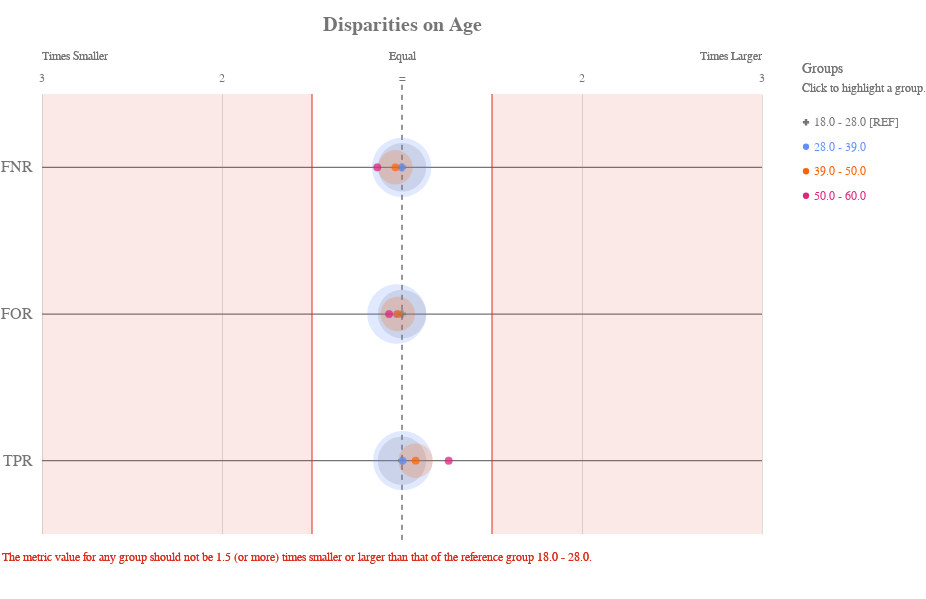

The notebook cell this image was saved under:
### Code cell
ap.disparity(grupo_definido, metrics, 'age', fairness_threshold = disparity_tolerance)

### Figure 1 — Vega-Lite specification as saved in the notebook (floating-point values rounded to 4 significant figures)
{"config": {"view": {"continuousWidth": 400, "continuousHeight": 300, "strokeWidth": 0}, "axisLeft": {"labelColor": "rgb(117,117,117)", "labelFont": "Arial", "labelFontSize": 16}, "title": {"align": "center", "baseline": "middle", "color": "rgb(117,117,117)", "font": "Arial", "fontSize": 20, "fontWeight": "bold"}}, "layer": [{"data": {"name": "data-f13954335fe7cb3d572699dbbbe0ffdc"}, "mark": {"type": "rule", "stroke": "rgb(117,117,117)", "strokeWidth": 1.25, "tooltip": ""}, "encoding": {"x": {"type": "quantitative", "field": "x", "scale": {"domain": [-2, 2], "range": [40.0, 760.0]}}, "x2": {"field": "x2"}, "y": {"type": "nominal", "axis": {"domain": false, "labelAngle": 0, "labelPadding": -30, "orient": "left", "ticks": false, "title": ""}, "field": "metric", "scale": {"domain": ["FNR", "FOR", "TPR"], "range": [55.0, 495.0]}}}}, {"data": {"name": "data-79dd248bdaa0ea02c535240e8ad022c8"}, "mark": {"type": "rule", "stroke": "rgb(117,117,117)", "strokeDash": [5, 5], "strokeWidth": 1}, "encoding": {"tooltip": {"value": "18.0 - 28.0 [REF]"}, "x": {"value": 400.0}, "y": {"value": 45.83}, "y2": {"value": 504.2}}}, {"data": {"name": "data-c233327f4cd9b4c2df31bf8015c83e4a"}, "mark": {"type": "text", "align": "center", "color": "rgb(117,117,117)", "font": "Arial", "fontSize": 12, "fontWeight": "normal", "tooltip": ""}, "encoding": {"text": {"type": "nominal", "field": "label"}, "x": {"type": "quantitative", "field": "value", "scale": {"domain": [-2, 2], "range": [40.0, 760.0]}}, "y": {"value": 38.5}}}, {"layer": [{"mark": {"type": "text", "align": "left", "fill": "rgb(117,117,117)", "font": "Arial", "fontSize": 12, "fontWeight": "normal", "tooltip": ""}, "encoding": {"text": {"value": "Times Smaller"}, "x": {"value": 40.0}, "y": {"value": 16.5}}}, {"mark": {"type": "text", "align": "right", "fill": "rgb(117,117,117)", "font": "Arial", "fontSize": 12, "fontWeight": "normal", "tooltip": ""}, "encoding": {"text": {"value": "Times Larger"}, "x": {"value": 760.0}, "y": {"value": 16.5}}}, {"mark": {"type": "text", "align": "center", "fill": "rgb(117,117,117)", "font": "Arial", "fontSize": 12, "fontWeight": "normal", "tooltip": ""}, "encoding": {"text": {"value": "Equal"}, "x": {"value": 400.0}, "y": {"value": 16.5}}}], "data": {"name": "data-79dd248bdaa0ea02c535240e8ad022c8"}}, {"layer": [{"mark": {"type": "rule", "opacity": 0.8, "stroke": "rgb(217, 46, 28)", "strokeWidth": 1.25, "tooltip": ""}, "encoding": {"x": {"type": "quantitative", "field": "min", "scale": {"domain": [-2, 2], "range": [40.0, 760.0]}}, "y": {"value": 55.0}, "y2": {"value": 495.0}}}, {"mark": {"type": "rule", "opacity": 0.8, "stroke": "rgb(217, 46, 28)", "strokeWidth": 1.25, "tooltip": ""}, "encoding": {"x": {"type": "quantitative", "field": "max", "scale": {"domain": [-2, 2], "range": [40.0, 760.0]}}, "y": {"value": 55.0}, "y2": {"value": 495.0}}}, {"layer": [{"mark": {"type": "rect", "fill": "rgb(217, 46, 28)", "opacity": 0.1, "tooltip": ""}, "encoding": {"x": {"type": "quantitative", "field": "min", "scale": {"domain": [-2, 2], "range": [40.0, 760.0]}}, "x2": {"field": "lower_end"}, "y": {"value": 55.0}, "y2": {"value": 495.0}}}, {"mark": {"type": "rect", "fill": "rgb(217, 46, 28)", "opacity": 0.1, "tooltip": ""}, "encoding": {"x": {"type": "quantitative", "field": "max", "scale": {"domain": [-2, 2], "range": [40.0, 760.0]}}, "x2": {"field": "upper_end"}, "y": {"value": 55.0}, "y2": {"value": 495.0}}}]}, {"data": {"name": "data-79dd248bdaa0ea02c535240e8ad022c8"}, "mark": {"type": "text", "align": "left", "baseline": "top", "fill": "rgb(217, 46, 28)", "font": "Arial", "fontSize": 12, "fontWeight": "normal", "tooltip": ""}, "encoding": {"text": {"value": "The metric value for any group should not be 1.5 (or more) times smaller or larger than that of the reference group 18.0 - 28.0."}, "x": {"value": 0}, "y": {"value": 513.3}}}], "data": {"name": "data-11d5890412809b582c0a6b685ba430ea"}}, {"layer": [{"mark": "circle"}, {"data": {"name": "data-f195e1884259b0222290ec2778a2b007"}, "mark": {"type": "circle", "opacity": 0.2}, "encoding": {"color": {"condition": {"type": "nominal", "field": "attribute_value", "legend": null, "scale": {"domain": ["18.0 - 28.0", "28.0 - 39.0", "39.0 - 50.0", "50.0 - 60.0"], "range": ["rgb(117,117,117)", "rgb(100, 143, 255)", "rgb(254, 97, 0)", "rgb(220, 38, 127)", "rgb(255, 176, 0)", "rgb(120, 94, 240)"]}, "selection": "selector033"}, "value": "rgb(224,224,224)"}, "size": {"type": "quantitative", "field": "group_size", "legend": null, "scale": {"domain": [0, 7099.0], "range": [0, 4224.0]}}, "tooltip": [{"type": "nominal", "field": "attribute_value", "title": "Group"}, {"type": "nominal", "field": "tooltip_group_size", "title": "Group Size"}, {"type": "nominal", "field": "tooltip_disparity_explanation_fnr", "title": "Disparity"}, {"type": "quantitative", "field": "fnr", "format": ".2f", "title": "FNR"}], "x": {"type": "quantitative", "axis": {"domain": false, "labels": false, "ticks": false, "title": null, "values": [1, 2, -2, -1]}, "field": "fnr_disparity_scaled", "scale": {"domain": [-2, 2], "range": [40.0, 760.0]}}, "y": {"type": "nominal", "axis": {"domain": false, "grid": false, "labels": false, "ticks": false, "title": " "}, "field": "metric_variable", "scale": {"domain": ["FNR", "FOR", "TPR"], "range": [55.0, 495.0]}}}, "selection": {"selector035": {"type": "multi", "empty": "all", "fields": ["attribute_value"]}}, "transform": [{"calculate": "'FNR'", "as": "metric_variable"}]}, {"data": {"name": "data-f195e1884259b0222290ec2778a2b007"}, "mark": {"type": "circle", "opacity": 0.2}, "encoding": {"color": {"condition": {"type": "nominal", "field": "attribute_value", "legend": null, "scale": {"domain": ["18.0 - 28.0", "28.0 - 39.0", "39.0 - 50.0", "50.0 - 60.0"], "range": ["rgb(117,117,117)", "rgb(100, 143, 255)", "rgb(254, 97, 0)", "rgb(220, 38, 127)", "rgb(255, 176, 0)", "rgb(120, 94, 240)"]}, "selection": "selector033"}, "value": "rgb(224,224,224)"}, "size": {"type": "quantitative", "field": "group_size", "legend": null, "scale": {"domain": [0, 7099.0], "range": [0, 4224.0]}}, "tooltip": [{"type": "nominal", "field": "attribute_value", "title": "Group"}, {"type": "nominal", "field": "tooltip_group_size", "title": "Group Size"}, {"type": "nominal", "field": "tooltip_disparity_explanation_for", "title": "Disparity"}, {"type": "quantitative", "field": "for", "format": ".2f", "title": "FOR"}], "x": {"type": "quantitative", "axis": {"domain": false, "labels": false, "ticks": false, "title": null, "values": [1, 2, -2, -1]}, "field": "for_disparity_scaled", "scale": {"domain": [-2, 2], "range": [40.0, 760.0]}}, "y": {"type": "nominal", "axis": {"domain": false, "grid": false, "labels": false, "ticks": false, "title": " "}, "field": "metric_variable", "scale": {"domain": ["FNR", "FOR", "TPR"], "range": [55.0, 495.0]}}}, "selection": {"selector037": {"type": "multi", "empty": "all", "fields": ["attribute_value"]}}, "transform": [{"calculate": "'FOR'", "as": "metric_variable"}]}, {"data": {"name": "data-f195e1884259b0222290ec2778a2b007"}, "mark": {"type": "circle", "opacity": 0.2}, "encoding": {"color": {"condition": {"type": "nominal", "field": "attribute_value", "legend": null, "scale": {"domain": ["18.0 - 28.0", "28.0 - 39.0", "39.0 - 50.0", "50.0 - 60.0"], "range": ["rgb(117,117,117)", "rgb(100, 143, 255)", "rgb(254, 97, 0)", "rgb(220, 38, 127)", "rgb(255, 176, 0)", "rgb(120, 94, 240)"]}, "selection": "selector033"}, "value": "rgb(224,224,224)"}, "size": {"type": "quantitative", "field": "group_size", "legend": null, "scale": {"domain": [0, 7099.0], "range": [0, 4224.0]}}, "tooltip": [{"type": "nominal", "field": "attribute_value", "title": "Group"}, {"type": "nominal", "field": "tooltip_group_size", "title": "Group Size"}, {"type": "nominal", "field": "tooltip_disparity_explanation_tpr", "title": "Disparity"}, {"type": "quantitative", "field": "tpr", "format": ".2f", "title": "TPR"}], "x": {"type": "quantitative", "axis": {"domain": false, "labels": false, "ticks": false, "title": null, "values": [1, 2, -2, -1]}, "field": "tpr_disparity_scaled", "scale": {"domain": [-2, 2], "range": [40.0, 760.0]}}, "y": {"type": "nominal", "axis": {"domain": false, "grid": false, "labels": false, "ticks": false, "title": " "}, "field": "metric_variable", "scale": {"domain": ["FNR", "FOR", "TPR"], "range": [55.0, 495.0]}}}, "selection": {"selector039": {"type": "multi", "empty": "all", "fields": ["attribute_value"]}}, "transform": [{"calculate": "'TPR'", "as": "metric_variable"}]}, {"layer": [{"mark": "point"}, {"data": {"name": "data-f195e1884259b0222290ec2778a2b007"}, "mark": {"type": "point", "filled": true, "size": 60}, "encoding": {"color": {"condition": {"type": "nominal", "field": "attribute_value", "legend": null, "scale": {"domain": ["18.0 - 28.0", "28.0 - 39.0", "39.0 - 50.0", "50.0 - 60.0"], "range": ["rgb(117,117,117)", "rgb(100, 143, 255)", "rgb(254, 97, 0)", "rgb(220, 38, 127)", "rgb(255, 176, 0)", "rgb(120, 94, 240)"]}, "selection": "selector033"}, "value": "rgb(224,224,224)"}, "shape": {"type": "nominal", "field": "attribute_value", "legend": null, "scale": {"domain": ["18.0 - 28.0", "28.0 - 39.0", "39.0 - 50.0", "50.0 - 60.0"], "range": ["cross", "circle", "circle", "circle"]}}, "tooltip": [{"type": "nominal", "field": "attribute_value", "title": "Group"}, {"type": "nominal", "field": "tooltip_group_size", "title": "Group Size"}, {"type": "nominal", "field": "tooltip_disparity_explanation_fnr", "title": "Disparity"}, {"type": "quantitative", "field": "fnr", "format": ".2f", "title": "FNR"}], "x": {"type": "quantitative", "axis": {"domain": false, "labels": false, "ticks": false, "title": null, "values": [1, 2, -2, -1]}, "field": "fnr_disparity_scaled", "scale": {"domain": [-2, 2], "range": [40.0, 760.0]}}, "y": {"type": "nominal", "axis": {"domain": false, "grid": false, "labels": false, "ticks": false, "title": " "}, "field": "metric_variable", "scale": {"domain": ["FNR", "FOR", "TPR"], "range": [55.0, 495.0]}}}, "selection": {"selector034": {"type": "multi", "empty": "all", "fields": ["attribute_value"]}}, "transform": [{"calculate": "'FNR'", "as": "metric_variable"}]}, {"data": {"name": "data-f195e1884259b0222290ec2778a2b007"}, "mark": {"type": "point", "filled": true, "size": 60}, "encoding": {"color": {"condition": {"type": "nominal", "field": "attribute_value", "legend": null, "scale": {"domain": ["18.0 - 28.0", "28.0 - 39.0", "39.0 - 50.0", "50.0 - 60.0"], "range": ["rgb(117,117,117)", "rgb(100, 143, 255)", "rgb(254, 97, 0)", "rgb(220, 38, 127)", "rgb(255, 176, 0)", "rgb(120, 94, 240)"]}, "selection": "selector033"}, "value": "rgb(224,224,224)"}, "shape": {"type": "nominal", "field": "attribute_value", "legend": null, "scale": {"domain": ["18.0 - 28.0", "28.0 - 39.0", "39.0 - 50.0", "50.0 - 60.0"], "range": ["cross", "circle", "circle", "circle"]}}, "tooltip": [{"type": "nominal", "field": "attribute_value", "title": "Group"}, {"type": "nominal", "field": "tooltip_group_size", "title": "Group Size"}, {"type": "nominal", "field": "tooltip_disparity_explanation_for", "title": "Disparity"}, {"type": "quantitative", "field": "for", "format": ".2f", "title": "FOR"}], "x": {"type": "quantitative", "axis": {"domain": false, "labels": false, "ticks": false, "title": null, "values": [1, 2, -2, -1]}, "field": "for_disparity_scaled", "scale": {"domain": [-2, 2], "range": [40.0, 760.0]}}, "y": {"type": "nominal", "axis": {"domain": false, "grid": false, "labels": false, "ticks": false, "title": " "}, "field": "metric_variable", "scale": {"domain": ["FNR", "FOR", "TPR"], "range": [55.0, 495.0]}}}, "selection": {"selector036": {"type": "multi", "empty": "all", "fields": ["attribute_value"]}}, "transform": [{"calculate": "'FOR'", "as": "metric_variable"}]}, {"data": {"name": "data-f195e1884259b0222290ec2778a2b007"}, "mark": {"type": "point", "filled": true, "size": 60}, "encoding": {"color": {"condition": {"type": "nominal", "field": "attribute_value", "legend": null, "scale": {"domain": ["18.0 - 28.0", "28.0 - 39.0", "39.0 - 50.0", "50.0 - 60.0"], "range": ["rgb(117,117,117)", "rgb(100, 143, 255)", "rgb(254, 97, 0)", "rgb(220, 38, 127)", "rgb(255, 176, 0)", "rgb(120, 94, 240)"]}, "selection": "selector033"}, "value": "rgb(224,224,224)"}, "shape": {"type": "nominal", "field": "attribute_value", "legend": null, "scale": {"domain": ["18.0 - 28.0", "28.0 - 39.0", "39.0 - 50.0", "50.0 - 60.0"], "range": ["cross", "circle", "circle", "circle"]}}, "tooltip": [{"type": "nominal", "field": "attribute_value", "title": "Group"}, {"type": "nominal", "field": "tooltip_group_size", "title": "Group Size"}, {"type": "nominal", "field": "tooltip_disparity_explanation_tpr", "title": "Disparity"}, {"type": "quantitative", "field": "tpr", "format": ".2f", "title": "TPR"}], "x": {"type": "quantitative", "axis": {"domain": false, "labels": false, "ticks": false, "title": null, "values": [1, 2, -2, -1]}, "field": "tpr_disparity_scaled", "scale": {"domain": [-2, 2], "range": [40.0, 760.0]}}, "y": {"type": "nominal", "axis": {"domain": false, "grid": false, "labels": false, "ticks": false, "title": " "}, "field": "metric_variable", "scale": {"domain": ["FNR", "FOR", "TPR"], "range": [55.0, 495.0]}}}, "selection": {"selector038": {"type": "multi", "empty": "all", "fields": ["attribute_value"]}}, "transform": [{"calculate": "'TPR'", "as": "metric_variable"}]}]}]}, {"layer": [{"mark": {"type": "point", "filled": true, "opacity": 1, "size": 39.48}, "encoding": {"color": {"condition": {"type": "nominal", "field": "attribute_value", "legend": null, "scale": {"domain": ["18.0 - 28.0", "28.0 - 39.0", "39.0 - 50.0", "50.0 - 60.0"], "range": ["rgb(117,117,117)", "rgb(100, 143, 255)", "rgb(254, 97, 0)", "rgb(220, 38, 127)", "rgb(255, 176, 0)", "rgb(120, 94, 240)"]}, "selection": "selector033"}, "value": "rgb(224,224,224)"}, "shape": {"type": "nominal", "field": "attribute_value", "legend": null, "scale": {"domain": ["18.0 - 28.0", "28.0 - 39.0", "39.0 - 50.0", "50.0 - 60.0"], "range": ["cross", "circle", "circle", "circle"]}}, "x": {"value": 804}, "y": {"type": "nominal", "axis": {"domain": false, "grid": false, "labels": false, "ticks": false, "title": " "}, "field": "attribute_value", "scale": {"domain": ["18.0 - 28.0", "28.0 - 39.0", "39.0 - 50.0", "50.0 - 60.0"], "range": [71, 169]}}}, "selection": {"selector033": {"type": "multi", "empty": "all", "fields": ["attribute_value"]}}}, {"mark": {"type": "text", "align": "left", "baseline": "middle", "font": "Arial", "fontSize": 12, "fontWeight": "normal"}, "encoding": {"color": {"condition": {"type": "nominal", "field": "attribute_value", "legend": null, "scale": {"domain": ["18.0 - 28.0", "28.0 - 39.0", "39.0 - 50.0", "50.0 - 60.0"], "range": ["rgb(117,117,117)", "rgb(100, 143, 255)", "rgb(254, 97, 0)", "rgb(220, 38, 127)", "rgb(255, 176, 0)", "rgb(120, 94, 240)"]}, "selection": "selector033"}, "value": "rgb(224,224,224)"}, "text": {"type": "nominal", "field": "label"}, "x": {"value": 812}, "y": {"type": "nominal", "axis": {"domain": false, "grid": false, "labels": false, "ticks": false, "title": " "}, "field": "attribute_value", "scale": {"domain": ["18.0 - 28.0", "28.0 - 39.0", "39.0 - 50.0", "50.0 - 60.0"], "range": [71, 169]}}}, "selection": {"selector040": {"type": "multi", "empty": "all", "fields": ["attribute_value"]}}}, {"data": {"name": "data-79dd248bdaa0ea02c535240e8ad022c8"}, "mark": {"type": "text", "align": "left", "baseline": "middle", "color": "rgb(117,117,117)", "font": "Arial", "fontSize": 12, "fontWeight": "normal"}, "encoding": {"text": {"value": "Click to highlight a group."}, "x": {"value": 800}, "y": {"value": 49}}}, {"data": {"name": "data-79dd248bdaa0ea02c535240e8ad022c8"}, "mark": {"type": "text", "align": "left", "baseline": "middle", "color": "rgb(117,117,117)", "font": "Arial", "fontSize": 14, "fontWeight": "normal"}, "encoding": {"text": {"value": "Groups"}, "x": {"value": 800}, "y": {"value": 30}}}], "data": {"name": "data-f736ccd30c6d7f5d4139c9488e77fd75"}}], "height": 550, "padding": {"top": 15, "bottom": 10}, "resolve": {"scale": {"size": "independent", "y": "independent"}}, "title": "Disparities on Age", "width": 800, "$schema": "https://vega.github.io/schema/vega-lite/v4.8.1.json", "datasets": {"data-f13954335fe7cb3d572699dbbbe0ffdc": [{"metric": "FNR", "x": -2, "x2": 2}, {"metric": "FOR", "x": -2, "x2": 2}, {"metric": "TPR", "x": -2, "x2": 2}], "data-79dd248bdaa0ea02c535240e8ad022c8": [{"a": 1, "b": 0}, {"a": 1, "b": 0}], "data-c233327f4cd9b4c2df31bf8015c83e4a": [{"value": 1, "label": 2}, {"value": 2, "label": 3}, {"value": -2, "label": 3}, {"value": -1, "label": 2}, {"value": 0, "label": "="}], "data-11d5890412809b582c0a6b685ba430ea": [{"min": -0.5, "max": 0.5, "lower_end": -2, "upper_end": 2}], "data-f195e1884259b0222290ec2778a2b007": [{"attribute_name": "age", "attribute_value": "18.0 - 28.0", "group_size": 3948, "total_entities": 11987, "fnr": 0.6823, "for": 0.225, "tpr": 0.3177, "fnr_disparity": 1.0, "for_disparity": 1.0, "tpr_disparity": 1.0, "fnr_disparity_scaled": 0.0, "for_disparity_scaled": 0.0, "tpr_disparity_scaled": 0.0, "tooltip_group_size": "3,948 (32.94%)", "tooltip_disparity_explanation_fnr": "Reference group", "tooltip_disparity_explanation_for": "Reference group", "tooltip_disparity_explanation_tpr": "Reference group"}, {"attribute_name": "age", "attribute_value": "28.0 - 39.0", "group_size": 5916, "total_entities": 11987, "fnr": 0.681, "for": 0.2187, "tpr": 0.319, "fnr_disparity": 0.9981, "for_disparity": 0.9718, "tpr_disparity": 1.004, "fnr_disparity_scaled": -0.001904, "for_disparity_scaled": -0.029, "tpr_disparity_scaled": 0.004082, "tooltip_group_size": "5,916 (49.35%)", "tooltip_disparity_explanation_fnr": "1.00 times smaller FNR than the reference group", "tooltip_disparity_explanation_for": "1.03 times smaller FOR than the reference group", "tooltip_disparity_explanation_tpr": "1.00 times larger TPR than the reference group"}, {"attribute_name": "age", "attribute_value": "39.0 - 50.0", "group_size": 2000, "total_entities": 11987, "fnr": 0.6582, "for": 0.2199, "tpr": 0.3418, "fnr_disparity": 0.9647, "for_disparity": 0.9774, "tpr_disparity": 1.076, "fnr_disparity_scaled": -0.0366, "for_disparity_scaled": -0.02311, "tpr_disparity_scaled": 0.07584, "tooltip_group_size": "2,000 (16.68%)", "tooltip_disparity_explanation_fnr": "1.04 times smaller FNR than the reference group", "tooltip_disparity_explanation_for": "1.02 times smaller FOR than the reference group", "tooltip_disparity_explanation_tpr": "1.08 times larger TPR than the reference group"}, {"attribute_name": "age", "attribute_value": "50.0 - 60.0", "group_size": 123, "total_entities": 11987, "fnr": 0.6, "for": 0.21, "tpr": 0.4, "fnr_disparity": 0.8794, "for_disparity": 0.9332, "tpr_disparity": 1.259, "fnr_disparity_scaled": -0.1372, "for_disparity_scaled": -0.07154, "tpr_disparity_scaled": 0.2591, "tooltip_group_size": "123 (1.03%)", "tooltip_disparity_explanation_fnr": "1.14 times smaller FNR than the reference group", "tooltip_disparity_explanation_for": "1.07 times smaller FOR than the reference group", "tooltip_disparity_explanation_tpr": "1.26 times larger TPR than the reference group"}], "data-f736ccd30c6d7f5d4139c9488e77fd75": [{"attribute_value": "18.0 - 28.0", "label": "18.0 - 28.0 [REF]"}, {"attribute_value": "28.0 - 39.0", "label": "28.0 - 39.0"}, {"attribute_value": "39.0 - 50.0", "label": "39.0 - 50.0"}, {"attribute_value": "50.0 - 60.0", "label": "50.0 - 60.0"}]}}
